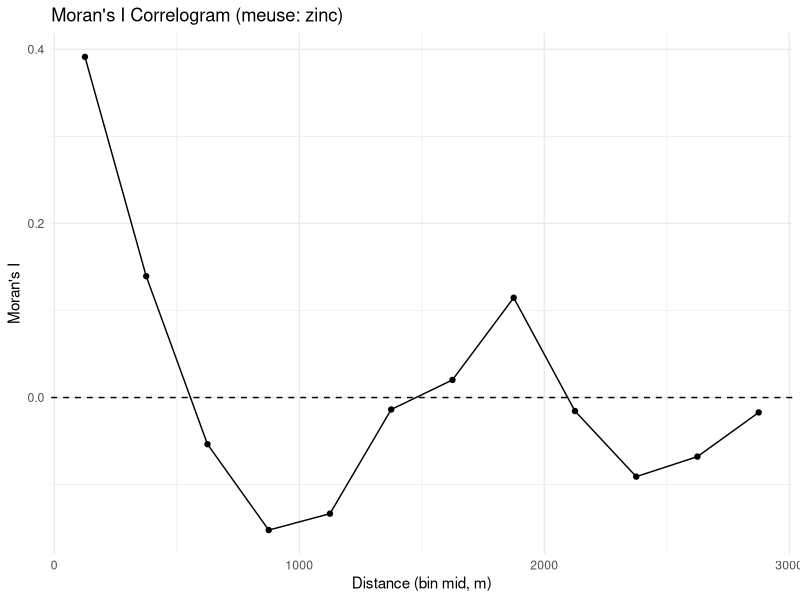
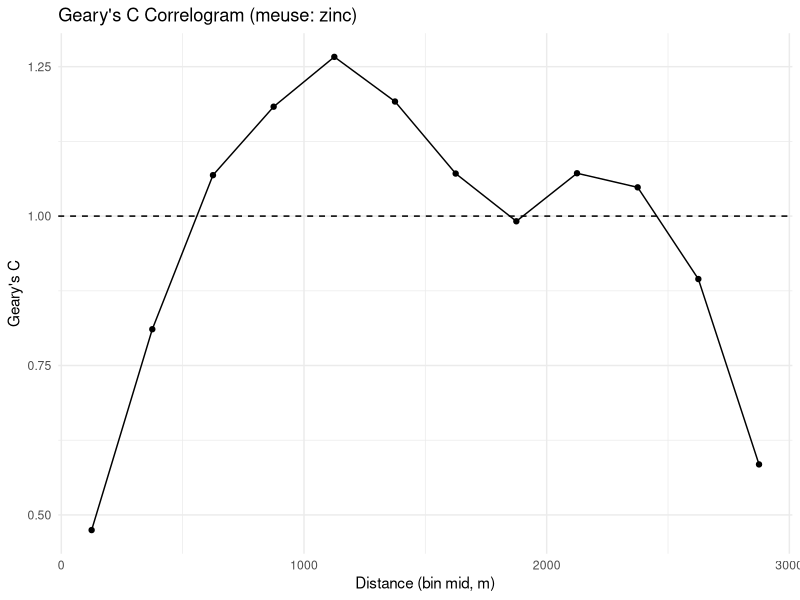

These charts were generated, in order, by the following R code:
## ---- chunk 1
# Silence messages/warnings across the doc
knitr::opts_chunk$set(message = FALSE, warning = FALSE)
library(sf)
library(sp)
library(spdep)
library(ggplot2)

# If you ever see s2/geodesic messages for sf, you can disable s2 for this doc:
# sf::sf_use_s2(FALSE)
## ---- chunk 2
# 'meuse' ships with the {sp} package
data(meuse, package = "sp")
meuse_sf <- st_as_sf(meuse, coords = c("x","y"), crs = 28992)  # RD Amersfoort
summary(meuse_sf$zinc)
## ---- chunk 3
max_distance <- 3000   # meters
n_bins       <- 12
edges <- seq(0, max_distance, length.out = n_bins + 1)
bins  <- data.frame(
  bin_id = seq_len(n_bins),
  d_min  = edges[-length(edges)],
  d_max  = edges[-1]
)
bins
## ---- chunk 4
# Build binary weights for a distance ring [d_min, d_max)
ring_listw <- function(coords, d_min, d_max, zero_ok = TRUE) {
  nb <- spdep::dnearneigh(coords, d1 = d_min, d2 = d_max, longlat = FALSE)
  lw <- spdep::nb2listw(nb, style = "B", zero.policy = zero_ok)
  list(nb = nb, lw = lw)
}
## ---- chunk 5
moran_ring <- function(x, coords, d_min, d_max, nsim = 499, zero_ok = TRUE) {
  w <- ring_listw(coords, d_min, d_max, zero_ok)
  if (sum(unlist(w$lw$weights), na.rm = TRUE) == 0) {
    return(list(I = NA_real_, p_mc = NA_real_, n_links = 0))
  }
  mc <- spdep::moran.mc(x, w$lw, nsim = nsim, zero.policy = zero_ok, alternative = "two.sided")
  list(I = as.numeric(mc$statistic), p_mc = mc$p.value,
       n_links = sum(unlist(w$lw$weights)))
}

coords <- st_coordinates(meuse_sf)
x <- meuse_sf$zinc
set.seed(123)

res_I <- do.call(rbind, lapply(seq_len(nrow(bins)), function(i) {
  b <- bins[i,]
  r <- moran_ring(x, coords, b$d_min, b$d_max, nsim = 499, zero_ok = TRUE)
  data.frame(bin_id = b$bin_id, d_min = b$d_min, d_max = b$d_max,
             I = r$I, p_mc = r$p_mc, n_links = r$n_links)
}))
res_I
## ---- chunk 6
res_I$mid <- (res_I$d_min + res_I$d_max)/2
ggplot(res_I, aes(mid, I)) +
  geom_hline(yintercept = 0, linetype = 2) +
  geom_point() + geom_line() +
  labs(x = "Distance (bin mid, m)", y = "Moran's I",
       title = "Moran's I Correlogram (meuse: zinc)") +
  theme_minimal()
## ---- chunk 7
geary_ring <- function(x, coords, d_min, d_max, nsim = 499, zero_ok = TRUE) {
  w <- ring_listw(coords, d_min, d_max, zero_ok)
  if (sum(unlist(w$lw$weights), na.rm = TRUE) == 0) {
    return(list(C = NA_real_, p_mc = NA_real_, n_links = 0))
  }
  mc <- spdep::geary.mc(x, w$lw, nsim = nsim, zero.policy = zero_ok, alternative = "two.sided")
  list(C = as.numeric(mc$statistic), p_mc = mc$p.value,
       n_links = sum(unlist(w$lw$weights)))
}

res_C <- do.call(rbind, lapply(seq_len(nrow(bins)), function(i) {
  b <- bins[i,]
  r <- geary_ring(x, coords, b$d_min, b$d_max, nsim = 499, zero_ok = TRUE)
  data.frame(bin_id = b$bin_id, d_min = b$d_min, d_max = b$d_max,
             C = r$C, p_mc = r$p_mc, n_links = r$n_links)
}))
res_C
## ---- chunk 8
res_C$mid <- (res_C$d_min + res_C$d_max)/2
ggplot(res_C, aes(mid, C)) +
  geom_hline(yintercept = 1, linetype = 2) +
  geom_point() + geom_line() +
  labs(x = "Distance (bin mid, m)", y = "Geary's C",
       title = "Geary's C Correlogram (meuse: zinc)") +
  theme_minimal()
